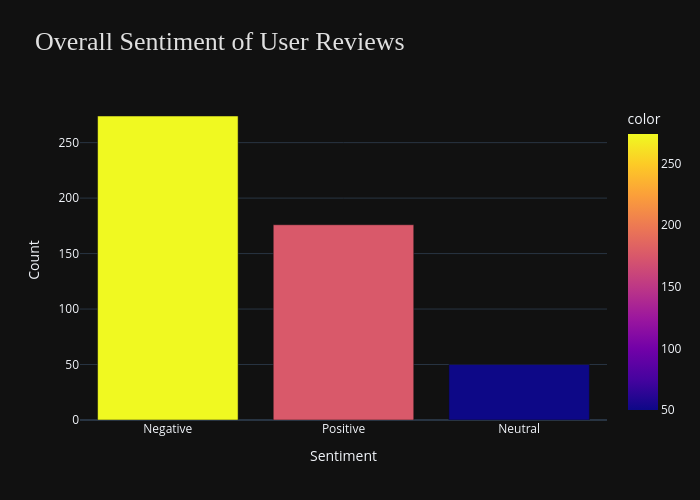

The notebook cell saved with this chart:
### Markdown cell above
## EDA - Charts to display in streamlit

### Code cell
# 1.What is the overall sentiment of user reviews?

overall_sentiment = review_df['Sentiment'].value_counts()
overall_sentiment

fig = px.bar(
    overall_sentiment,
    x=overall_sentiment.index,
    y=overall_sentiment.values,
    color=overall_sentiment.values,
    title='Overall Sentiment of User Reviews'
)

fig.update_layout(
    width = 700,
    height = 500,
    xaxis_title='Sentiment',
    yaxis_title='Count',
    title_font=dict(size=26, color='#E0E0E0', family='Arial Black'),
    template="plotly_dark")
fig.show()

### Figure 1 — Plotly figure (JSON) as saved in the notebook; plotly's stock layout.template omitted (floating-point values rounded to 4 significant figures)
{"data": [{"hovertemplate": "Sentiment=%{x}<br>y=%{y}<br>color=%{marker.color}<extra></extra>", "legendgroup": "", "marker": {"color": [274, 176, 50], "coloraxis": "coloraxis", "pattern": {"shape": ""}}, "name": "", "orientation": "v", "showlegend": false, "textposition": "auto", "type": "bar", "x": ["Negative", "Positive", "Neutral"], "xaxis": "x", "y": [274, 176, 50], "yaxis": "y"}], "layout": {"barmode": "relative", "coloraxis": {"colorbar": {"title": {"text": "color"}}, "colorscale": [[0, "#0d0887"], [0.1111, "#46039f"], [0.2222, "#7201a8"], [0.3333, "#9c179e"], [0.4444, "#bd3786"], [0.5556, "#d8576b"], [0.6667, "#ed7953"], [0.7778, "#fb9f3a"], [0.8889, "#fdca26"], [1, "#f0f921"]]}, "height": 500, "legend": {"tracegroupgap": 0}, "title": {"font": {"color": "#E0E0E0", "family": "Arial Black", "size": 26}, "text": "Overall Sentiment of User Reviews"}, "width": 700, "xaxis": {"anchor": "y", "domain": [0, 1], "title": {"text": "Sentiment"}}, "yaxis": {"anchor": "x", "domain": [0, 1], "title": {"text": "Count"}}}}
